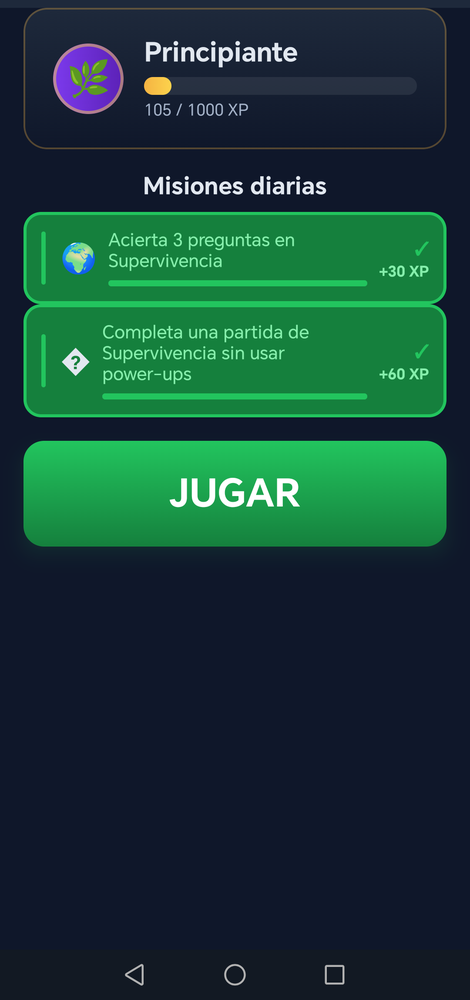
#> input picture store-assets/screenshots/01_home.png, 470 x 1000 px, shrunk from 1080 x 2298 before the run; its folder holds 4 pictures in this run
$ python crop_status_bar.py
#> lines starting #> are read from the running program, lines starting #| are printed output that depends on the picture
"""Recorta la barra de estado superior de todas las capturas.
La barra de estado en un HONOR CRT-NX1 (1080x2388) ocupa ~90px arriba.
Recortamos esos px y guardamos sobre el mismo archivo.
"""
from PIL import Image
import os
import glob

# Altura de la barra de estado en pixels (HONOR MagicOS ~90px a 1080 de ancho)
STATUS_BAR_HEIGHT = 90

screenshots_dir = r"D:\ESCRITORIO\APPS\opotest-android\store-assets\screenshots"
files = sorted(glob.glob(os.path.join(screenshots_dir, "*.png")))

print(f"Procesando {len(files)} capturas...")
for f in files:
    img = Image.open(f)
#> img is the input picture: PIL image 470x1000 RGBA; mean R, G, B, A 23.5, 62, 54.7, 255
    w, h = img.size
#> w = 470; h = 1000
    print(f"  {os.path.basename(f)}: {w}x{h}", end=" -> ")
#|   01_home.png: 470x1000 ->
    # Recortar la franja superior
    cropped = img.crop((0, STATUS_BAR_HEIGHT, w, h))
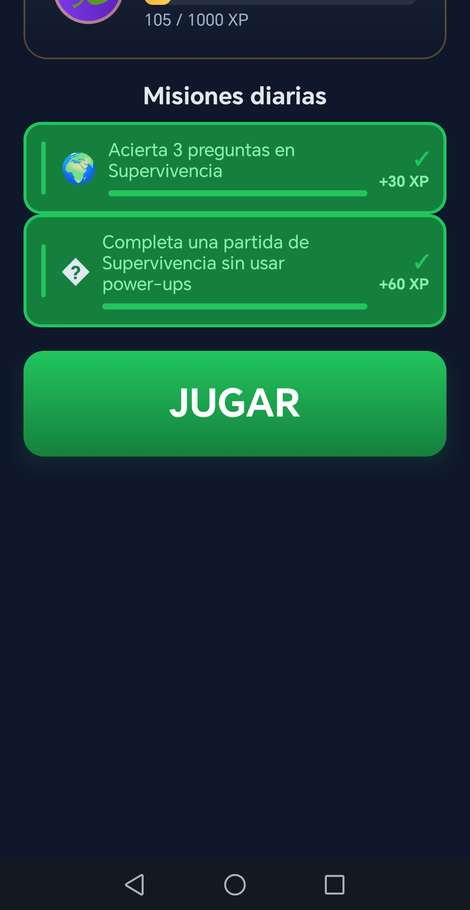
#> cropped: PIL image 470x910 RGBA; mean R, G, B, A 21.7, 63.5, 53.4, 255
    cropped.save(f, "PNG")
    print(f"{cropped.size[0]}x{cropped.size[1]}")
#| 470x910
#> pass 2 of the loop `for f in files:`:
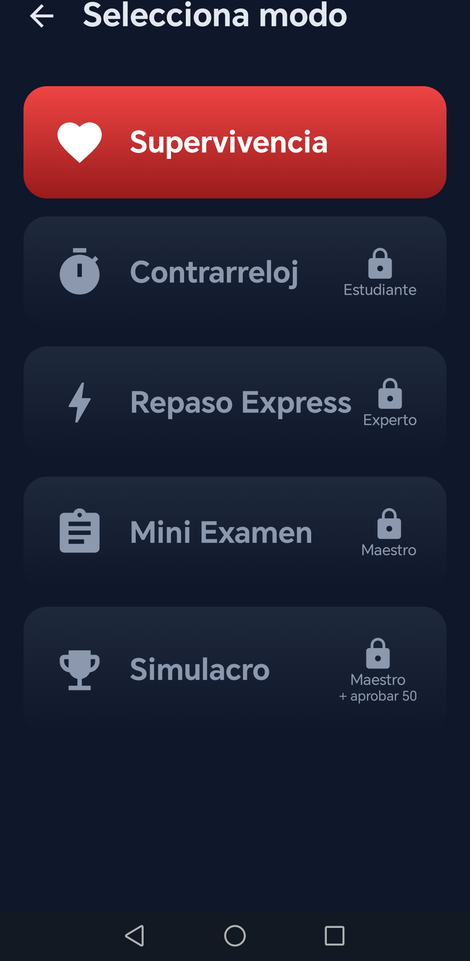
#> input picture store-assets/screenshots/02_mode_select.png, 470 x 961 px, shrunk from 1080 x 2208 before the run
#> img is the input picture: PIL image 470x961 RGBA; mean R, G, B, A 42.5, 35.8, 52.2, 255
#|   02_mode_select.png: 470x961 ->
#> `cropped = img.crop((0, STATUS_BAR_HEIGHT, w, h))`:
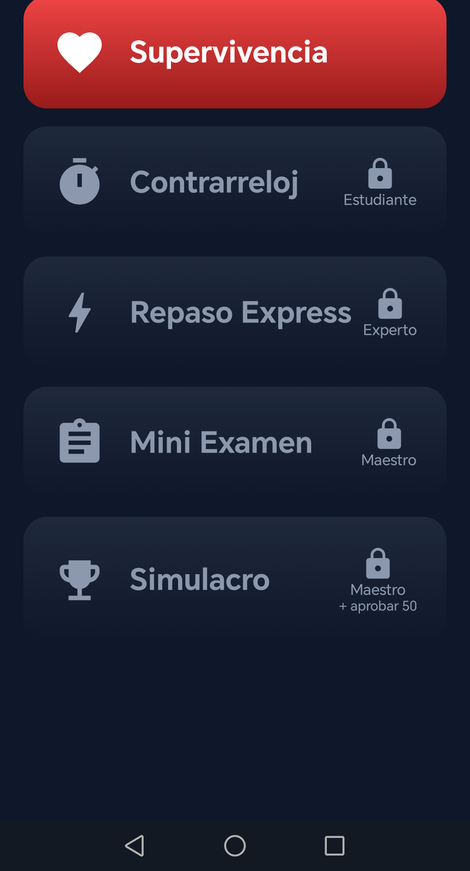
#> cropped: PIL image 470x871 RGBA; mean R, G, B, A 43.1, 35.6, 51.8, 255
#| 470x871
#> pass 3 of the loop `for f in files:`:
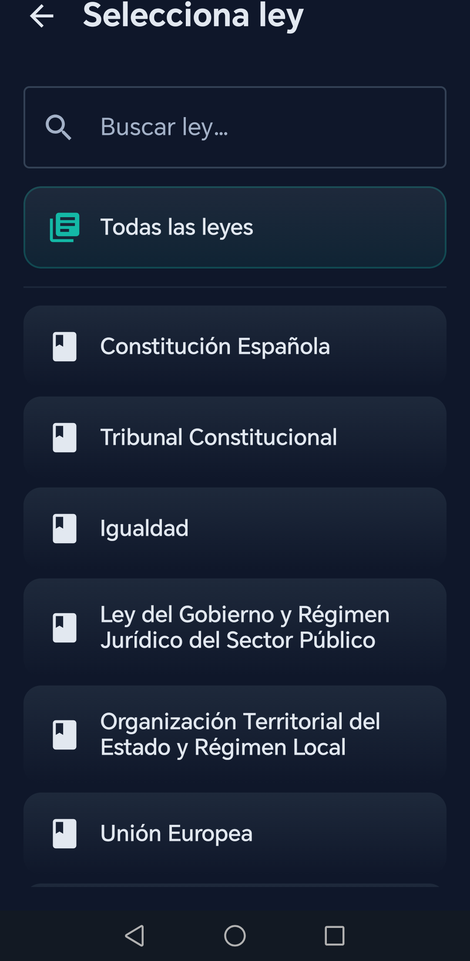
#> input picture store-assets/screenshots/03_law_select.png, 470 x 961 px, shrunk from 1080 x 2208 before the run
#> img is the input picture: PIL image 470x961 RGBA; mean R, G, B, A 27.7, 37.2, 54.8, 255
#|   03_law_select.png: 470x961 ->
#> `cropped = img.crop((0, STATUS_BAR_HEIGHT, w, h))`:
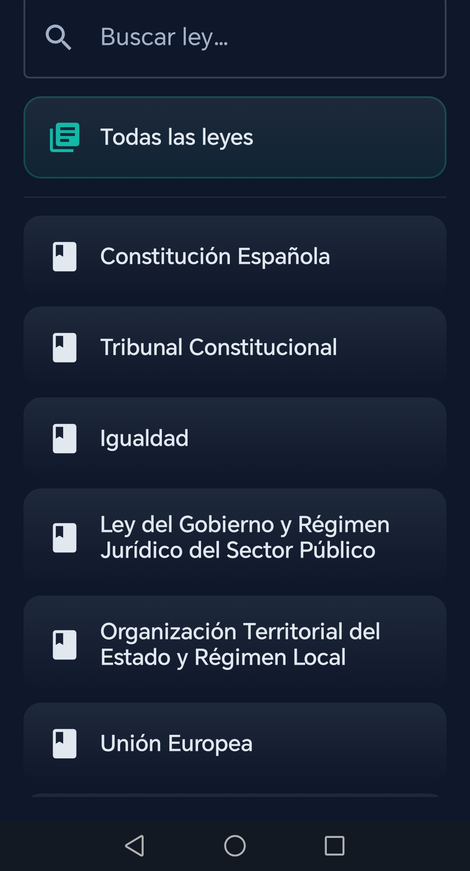
#> cropped: PIL image 470x871 RGBA; mean R, G, B, A 27.8, 37.4, 55, 255
#| 470x871
#> the loop made 4 passes; the first 3 are shown

print("Done.")
